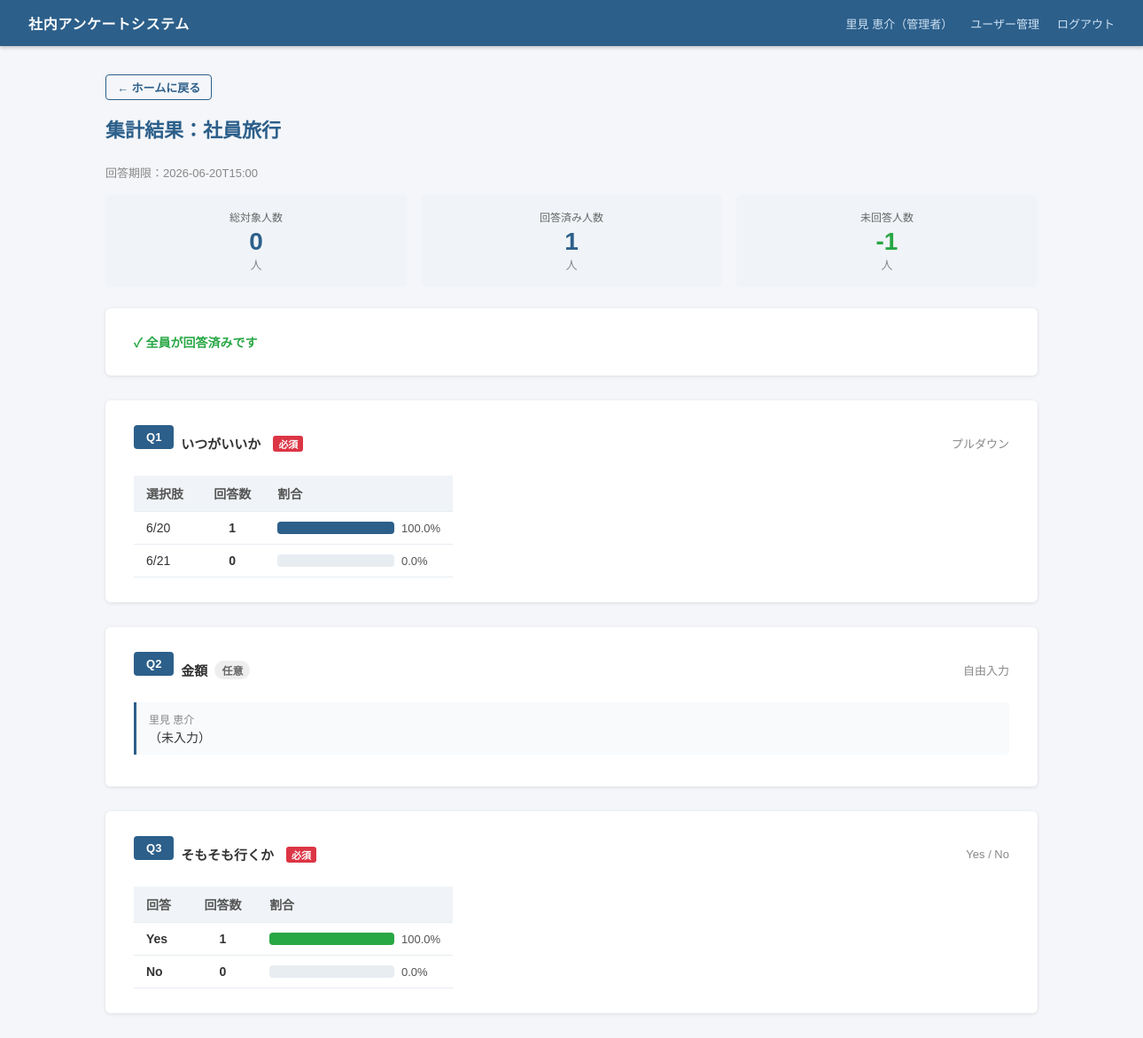
The page /survey/1/results (signed in) on the database its author committed.
### tables this page shows
CREATE TABLE users (
    user_id      INTEGER PRIMARY KEY AUTOINCREMENT,
    email        VARCHAR(255) NOT NULL UNIQUE,
    password_hash VARCHAR(255) NOT NULL,
    role         VARCHAR(20)  NOT NULL DEFAULT 'general',
    display_name VARCHAR(100),
    created_at   DATETIME DEFAULT CURRENT_TIMESTAMP,
    updated_at   DATETIME DEFAULT CURRENT_TIMESTAMP
);

CREATE TABLE surveys (
    survey_id   INTEGER PRIMARY KEY AUTOINCREMENT,
    created_by  INTEGER NOT NULL REFERENCES users(user_id),
    title       VARCHAR(255) NOT NULL,
    description TEXT,
    deadline    DATETIME,
    status      VARCHAR(20) NOT NULL DEFAULT 'open',
    created_at  DATETIME DEFAULT CURRENT_TIMESTAMP,
    updated_at  DATETIME DEFAULT CURRENT_TIMESTAMP
);

CREATE TABLE questions (
    question_id   INTEGER PRIMARY KEY AUTOINCREMENT,
    survey_id     INTEGER NOT NULL REFERENCES surveys(survey_id),
    question_text TEXT NOT NULL,
    question_type VARCHAR(20) NOT NULL,
    is_required   BOOLEAN NOT NULL DEFAULT 1,
    display_order INTEGER NOT NULL DEFAULT 0
);

CREATE TABLE question_options (
    option_id     INTEGER PRIMARY KEY AUTOINCREMENT,
    question_id   INTEGER NOT NULL REFERENCES questions(question_id),
    option_text   VARCHAR(255) NOT NULL,
    display_order INTEGER NOT NULL DEFAULT 0
);

### app.py (the view)
@app.route('/survey/<int:survey_id>/results')
@admin_required
def survey_results(survey_id):
    db = get_db()
    survey = db.execute('SELECT * FROM surveys WHERE survey_id = ?', (survey_id,)).fetchone()
    if not survey:
        flash('アンケートが見つかりません', 'error')
        return redirect(url_for('home'))
    total_users = db.execute(
        "SELECT COUNT(*) AS cnt FROM users WHERE role = 'general'"
    ).fetchone()['cnt']
    answered_count = db.execute(
        'SELECT COUNT(*) AS cnt FROM answers WHERE survey_id = ?', (survey_id,)
    ).fetchone()['cnt']
    unanswered = db.execute(
        """SELECT display_name FROM users
           WHERE role = 'general'
             AND user_id NOT IN (SELECT user_id FROM answers WHERE survey_id = ?)
           ORDER BY display_name""",
        (survey_id,)
    ).fetchall()
    questions = db.execute(
        'SELECT * FROM questions WHERE survey_id = ? ORDER BY display_order', (survey_id,)
    ).fetchall()
    results = []
    for q in questions:
        qid = q['question_id']
        qtype = q['question_type']
        if qtype == 'free_text':
            rows = db.execute(
                """SELECT ad.answer_text, u.display_name
                   FROM answer_details ad
                   JOIN answers a ON ad.answer_id = a.answer_id
                   JOIN users u ON a.user_id = u.user_id
                   WHERE ad.question_id = ?
                   ORDER BY a.submitted_at""",
                (qid,)
            ).fetchall()
            results.append({'q': q, 'type': 'free_text', 'rows': rows})
        elif qtype == 'dropdown':
            opts = db.execute(
                """SELECT qo.option_text, COUNT(ad.detail_id) AS cnt
                   FROM question_options qo
                   LEFT JOIN answer_details ad
                     ON qo.option_id = ad.selected_option_id AND ad.question_id = ?
                   WHERE qo.question_id = ?
                   GROUP BY qo.option_id
                   ORDER BY qo.display_order""",
                (qid, qid)
            ).fetchall()
            results.append({'q': q, 'type': 'dropdown', 'opts': opts})
        elif qtype == 'yes_no':
            yes_cnt = db.execute(
                'SELECT COUNT(*) AS cnt FROM answer_details WHERE question_id = ? AND yes_no_value = 1',
                (qid,)
            ).fetchone()['cnt']
            no_cnt = db.execute(
                'SELECT COUNT(*) AS cnt FROM answer_details WHERE question_id = ? AND yes_no_value = 0',
                (qid,)
            ).fetchone()['cnt']
            results.append({'q': q, 'type': 'yes_no', 'yes': yes_cnt, 'no': no_cnt})
    return render_template('survey_results.html',
                           survey=survey,
                           total_users=total_users,
                           answered_count=answered_count,
                           unanswered=unanswered,
                           results=results)

### app.py (called while the page is built)
def get_db():
    db = getattr(g, '_db', None)
    if db is None:
        db = g._db = sqlite3.connect(DATABASE)
        db.row_factory = sqlite3.Row
        db.execute('PRAGMA foreign_keys = ON')
    return db

def admin_required(f):
    @wraps(f)
    def wrapped(*args, **kwargs):
        if 'user_id' not in session:
            return redirect(url_for('login'))
        if session.get('role') != 'admin':
            flash('この操作は管理者のみ可能です', 'error')
            return redirect(url_for('home'))
        return f(*args, **kwargs)
    return wrapped

### templates/survey_results.html (shortened to what this page needs)
{% extends "base.html" %}
{% block content %}
<div style="margin-bottom:16px;">
  <a href="{{ url_for('home') }}" class="btn btn-outline btn-sm">← ホームに戻る</a>
</div>
<h1 class="page-title">集計結果：{{ survey.title }}</h1>
{% if survey.deadline %}
<p class="text-sm text-muted mb-16">回答期限：{{ survey.deadline }}</p>
{% endif %}
<div class="summary-grid">
  <div class="summary-card">
    <div class="summary-label">総対象人数</div>
    <div class="summary-value">{{ total_users }}</div>
    <div class="text-sm text-muted">人</div>
  </div>
  <div class="summary-card">
    <div class="summary-label">回答済み人数</div>
    <div class="summary-value">{{ answered_count }}</div>
    <div class="text-sm text-muted">人</div>
  </div>
  <div class="summary-card">
    <div class="summary-label">未回答人数</div>
    <div class="summary-value" style="color:{% if total_users - answered_count > 0 %}#dc3545{% else %}#28a745{% endif %};">
      {{ total_users - answered_count }}
    </div>
    <div class="text-sm text-muted">人</div>
  </div>
</div>
{% if unanswered %}
<div class="card">
  <h2 class="card-title">未回答者一覧</h2>
  <div class="unanswered-list">
    {% for u in unanswered %}
    <span class="unanswered-chip">{{ u.display_name }}</span>
    {% endfor %}
  </div>
</div>
{% else %}
<div class="card">
  <p style="color:#28a745;font-weight:600;">✓ 全員が回答済みです</p>
</div>
{% endif %}
{% for r in results %}
<div class="card">
  <div class="flex items-center gap-8 mb-16">
    <span class="section-label">Q{{ loop.index }}</span>
    <span style="font-weight:600;font-size:15px;">{{ r.q.question_text }}</span>
    {% if r.q.is_required %}
    <span class="required-badge">必須</span>
    {% else %}
    <span class="badge" style="background:#eee;color:#666;">任意</span>
    {% endif %}
    <span class="text-sm text-muted" style="margin-left:auto;">
      {% if r.type == 'free_text' %}自由入力
      {% elif r.type == 'dropdown' %}プルダウン
      {% elif r.type == 'yes_no' %}Yes / No
      {% endif %}
    </span>
  </div>
  {% if r.type == 'free_text' %}
    {% if r.rows %}
      {% for row in r.rows %}
      <div class="answer-item">
        <div class="answer-name">{{ row.display_name }}</div>
        <div>{{ row.answer_text if row.answer_text else '（未入力）' }}</div>
      </div>
      {% endfor %}
    {% else %}
    <p class="text-muted text-sm">まだ回答がありません</p>
    {% endif %}
  {% elif r.type == 'dropdown' %}
  <div class="table-wrap">
    <table style="width:auto;min-width:360px;">
      <thead>
        <tr>
          <th>選択肢</th>
          <th style="text-align:center;">回答数</th>
          <th style="min-width:200px;">割合</th>
        </tr>
      </thead>
      <tbody>
        {% set total_ans = r.opts | sum(attribute='cnt') %}
        {% for opt in r.opts %}
        <tr>
          <td>{{ opt.option_text }}</td>
          <td style="text-align:center;font-weight:700;">{{ opt.cnt }}</td>
          <td>
            {% if total_ans > 0 %}
            {% set pct = (opt.cnt / total_ans * 100) | round(1) %}
            <div style="display:flex;align-items:center;gap:8px;">
              <div style="flex:1;background:#e8edf2;border-radius:4px;height:14px;">
                <div style="width:{{ pct }}%;background:#2c5f8a;height:100%;border-radius:4px;"></div>
              </div>
              <span style="font-size:13px;color:#555;width:44px;">{{ pct }}%</span>
            </div>
            {% else %}
            <span class="text-muted text-sm">—</span>
            {% endif %}
          </td>
        </tr>
        {% endfor %}
      </tbody>
    </table>
  </div>
  {% elif r.type == 'yes_no' %}
  {% set total_yn = r.yes + r.no %}
  <div class="table-wrap">
    <table style="width:auto;min-width:360px;">
      <thead>
        <tr>
          <th>回答</th>
          <th style="text-align:center;">回答数</th>
          <th style="min-width:200px;">割合</th>
        </tr>
      </thead>
      <tbody>
        {% for label, cnt in [('Yes', r.yes), ('No', r.no)] %}
        <tr>
          <td style="font-weight:600;">{{ label }}</td>
          <td style="text-align:center;font-weight:700;">{{ cnt }}</td>
          <td>
            {% if total_yn > 0 %}
            {% set pct = (cnt / total_yn * 100) | round(1) %}
            <div style="display:flex;align-items:center;gap:8px;">
              <div style="flex:1;background:#e8edf2;border-radius:4px;height:14px;">
                <div style="width:{{ pct }}%;background:{% if label == 'Yes' %}#28a745{% else %}#dc3545{% endif %};height:100%;border-radius:4px;"></div>
              </div>
              <span style="font-size:13px;color:#555;width:44px;">{{ pct }}%</span>
            </div>
            {% else %}
            <span class="text-muted text-sm">—</span>
            {% endif %}
          </td>
        </tr>
        {% endfor %}
      </tbody>
    </table>
  </div>
  {% endif %}
</div>
{% endfor %}
{% endblock %}

### templates/base.html (shortened to what this page needs)
<!DOCTYPE html>
<html lang="ja">
<head>
  <link rel="stylesheet" href="{{ url_for('static', filename='style.css') }}">
</head>
<body>
{% if session.user_id %}
<header class="header">
  <div class="header-inner">
    <a href="{{ url_for('home') }}" class="header-logo" style="text-decoration:none;color:#fff;">社内アンケートシステム</a>
    <nav class="header-nav">
      <span class="header-user">{{ session.display_name }}（{{ '管理者' if session.role == 'admin' else '一般ユーザー' }}）</span>
      {% if session.role == 'admin' %}
      <a href="{{ url_for('user_manage') }}">ユーザー管理</a>
      {% endif %}
      <a href="{{ url_for('logout') }}">ログアウト</a>
    </nav>
  </div>
</header>
{% endif %}
<main class="main">
  {% block content %}{% endblock %}
</main>
</body>
</html>

### static/style.css (style rules this page uses)
*, *::before, *::after { box-sizing: border-box; margin: 0; padding: 0; }
body { font-family: "Noto Sans JP", "Hiragino Sans", "Meiryo", sans-serif; font-size: 14px; background: #f4f6f9; color: #333; min-width: 1280px; }
.header { background: #2c5f8a; color: #fff; padding: 0 32px; height: 52px; display: flex; align-items: center; position: sticky; top: 0; z-index: 100; box-shadow: 0 2px 4px rgba(0,0,0,.2); }
.header-inner { display: flex; align-items: center; justify-content: space-between; width: 100%; }
.header-logo { font-size: 16px; font-weight: 700; letter-spacing: .04em; }
.header-nav { display: flex; align-items: center; gap: 20px; font-size: 13px; }
.header-nav a { color: #cfe2f3; text-decoration: none; }
.header-user { color: #cfe2f3; }
.main { max-width: 1100px; margin: 32px auto; padding: 0 24px; }
.card { background: #fff; border-radius: 6px; box-shadow: 0 1px 4px rgba(0,0,0,.1); padding: 28px 32px; margin-bottom: 28px; }
.btn { display: inline-block; padding: 8px 20px; border-radius: 4px; border: none; cursor: pointer; font-size: 14px; font-weight: 600; text-decoration: none; transition: opacity .15s; }
.btn-outline { background: transparent; color: #2c5f8a; border: 1px solid #2c5f8a; }
.btn-sm { padding: 4px 12px; font-size: 13px; }
.required-badge { display: inline-block; background: #dc3545; color: #fff; font-size: 11px; padding: 1px 6px; border-radius: 3px; margin-left: 6px; font-weight: 600; }
.table-wrap { overflow-x: auto; }
table { width: 100%; border-collapse: collapse; font-size: 14px; }
th, td { padding: 10px 14px; text-align: left; border-bottom: 1px solid #e8edf2; }
th { background: #f0f4f8; font-weight: 700; color: #555; white-space: nowrap; }
.badge { display: inline-block; padding: 2px 8px; border-radius: 12px; font-size: 12px; font-weight: 600; }
.page-title { font-size: 22px; font-weight: 700; color: #2c5f8a; margin-bottom: 24px; }
.summary-grid { display: grid; grid-template-columns: repeat(3, 1fr); gap: 16px; margin-bottom: 24px; }
.summary-card { background: #f0f4f8; border-radius: 6px; padding: 16px 20px; text-align: center; }
.summary-label { font-size: 12px; color: #666; margin-bottom: 4px; }
.summary-value { font-size: 28px; font-weight: 700; color: #2c5f8a; }
.answer-item { padding: 10px 14px; background: #f8fafc; border-left: 3px solid #2c5f8a; border-radius: 0 4px 4px 0; margin-bottom: 8px; font-size: 14px; }
.answer-name { font-size: 12px; color: #888; margin-bottom: 2px; }
.section-label { font-size: 13px; font-weight: 700; color: #fff; background: #2c5f8a; padding: 6px 14px; border-radius: 4px; margin-bottom: 14px; display: inline-block; }
.mb-16 { margin-bottom: 16px; }
.flex { display: flex; }
.gap-8 { gap: 8px; }
.items-center { align-items: center; }
.text-sm { font-size: 13px; }
.text-muted { color: #888; }

### rows shown on the page
users: display_name "里見 恵介", answer_text "（未入力）"
surveys: title "社員旅行", deadline "2026-06-20T15:00"
questions: q.question_text "いつがいいか"
question_options: option_text "6/20", cnt "1", pct "100.0"
question_options: option_text "6/21", cnt "0", pct "0.0"
questions: q.question_text "金額"
questions: q.question_text "そもそも行くか"

### other values the page prints
{{ '管理者' if session.role == 'admin' else '一般ユーザー' }} "管理者"
{{ total_users }} "0"
{{ answered_count }} "1"
{{ total_users - answered_count }} "-1"
{{ label }} "Yes" "No"
{{ cnt }} "1" "0"
{{ pct }} "100.0" "0.0"
